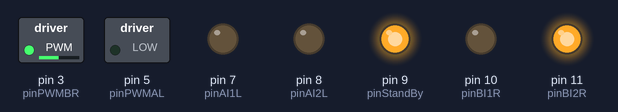
This sketch was run on a simulated Arduino Uno, built with avr-gcc and run on an emulated ATmega328P. Shown: switched loads named in the sketch (green lamp = pin HIGH), output pins drawn as LEDs (lit = HIGH). What the sketch prints to the serial monitor is not drawn.

Above: at 0.1 s.
Timing chart, 0 to 1.6 s (numbered marks = the images above):
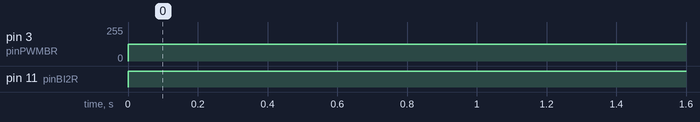

Measured:
- by itself, pin 3 (pinPWMBR): 0/255 → 125/255 at 0.00 s
- by itself, pin 11 (pinBI2R): LOW → HIGH at 0.00 s

The sketch:

runMotors.ino
```cpp
/***MAKE SURE PWM PINS ARE CONNECTED ONLY TO ~ ONES ON ARDUINO

/***Left Motor Declarations***/
unsigned char pwmValueL = 125;
const int pinAI1L = 7;       // Pin allocation for AI1
const int pinAI2L = 8;       // Pin allocation for AI2
const int pinPWMAL = 5;       // Pin allocation for the PWM pin
boolean AI1L = 0;            // AI1 pin value
boolean AI2L = 0;            // AI2 pin value

/***Right Motor Declarations***/
unsigned char pwmValueR = 125;
const int pinBI1R = 10;       // Pin allocation for AI1
const int pinBI2R = 11;       // Pin allocation for AI2
const int pinPWMBR = 3;       // Pin allocation for the PWM pin
boolean BI1R = 0;            // AI1 pin value
boolean BI2R = 0;            // AI2 pin value

const int pinStandBy = 9;   // Pin allocation for the standby pin
boolean standBy = 0;        // standBy pin Value


boolean rotDirect = 0;      // Rotation direction variable

void setup(void) {
  Serial.begin(9600);   // We'll send debugging information via the Serial monitor
  pinMode(pinAI1L, OUTPUT);
  pinMode(pinAI2L, OUTPUT);
  pinMode(pinPWMAL, OUTPUT);

  pinMode(pinBI1R, OUTPUT);
  pinMode(pinBI2R, OUTPUT);
  pinMode(pinPWMBR, OUTPUT);

  pinMode(pinStandBy, OUTPUT);
  standBy = true;
  digitalWrite(pinStandBy, standBy);
  AI1L = true;
  AI2L = false;

  BI1R = false;
  BI2R = true;
}

void loop(void) {

  // we'll need to change the range from the analog reading (0-1023) down to the range
  // used by analogWrite (0-255) with map!
  //LEDbrightness = map(potReading*1, 0, 1023, 0, 255);
    AI1L = true;
    AI2L = false;

    BI1R = false;
    BI2R = true;
  // digitalWrite(pinAI1L, AI1L);
  // digitalWrite(pinAI2L, AI2L);
  // Serial.print("PWM = ");
  // Serial.println(pwmValueL);
  // analogWrite(pinPWMAL, pwmValueL);

  digitalWrite(pinBI1R, BI1R);
  digitalWrite(pinBI2R, BI2R);
  Serial.print("PWM = ");
  Serial.println(pwmValueR);
  analogWrite(pinPWMBR, pwmValueR);
  // LED gets brighter the harder you press
  //analogWrite(LEDpin, LEDbrightness); // here you are using PWM !!!
}
```
